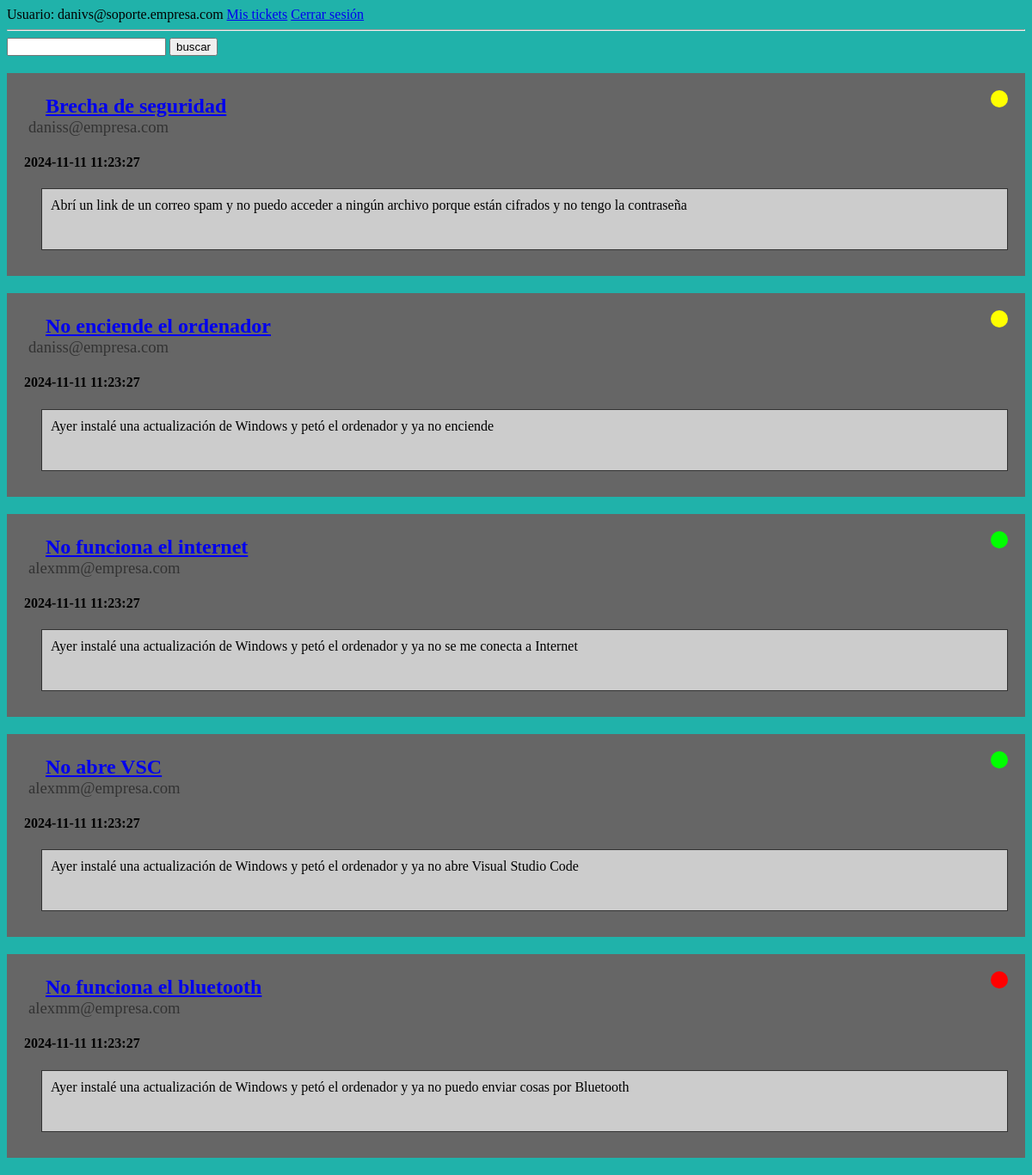
Screenshot of /ticket_list.php (signed in) with the database file from the repository.
### tables this page shows
CREATE TABLE Ticket (
	idTicket INT(10) PRIMARY KEY AUTO_INCREMENT,
    email VARCHAR(255),
    priority INT(1),
    subject VARCHAR(255),
    state INT(1),
    messBody TEXT,
    attachment LONGBLOB,
    sentDate TIMESTAMP DEFAULT CURRENT_TIMESTAMP,
    CONSTRAINT FOREIGN KEY(email) REFERENCES AppUser(email),
    CONSTRAINT FOREIGN KEY(priority) REFERENCES Priority(idPr),
    CONSTRAINT FOREIGN KEY(state) REFERENCES State(idState)
);

### func.php (the view, shortened to what this page needs)
<?php
function printSVG($state) {
    switch ($state) {
        case '1':
            echo '<svg><circle r="10" cx="10" cy="10" fill="lime"/></svg>';
            break;
        case '2':
            echo '<svg><circle r="10" cx="10" cy="10" fill="yellow"/></svg>';
            break;
        case '3':
            echo '<svg><circle r="10" cx="10" cy="10" fill="red"/></svg>';
            break;
    }
}
function printTickets(?int $id_ticket = -1) {
    require "conection.php";
    $bd = new PDO(
        "mysql:dbname=".$bd_config["bd_name"].";host=".$bd_config["ip"],
        $bd_config["user"],
        $bd_config["password"]
    );
    $select = 'SELECT idTicket, email, subject, messBody, state, sentDate FROM ticket WHERE 1 = 1';
    if ($id_ticket < 0) {
        $select = $select . " ORDER BY priority, sentDate";
    }
    $tickets = $bd->query($select);
    foreach ($tickets as $ticket) {
        echo    '<div class="ticket">';
        if (0 <= $id_ticket) {
            echo        '<h2> '.$ticket["subject"].' </h2>';
        }else{
            echo        '<h2> <a href="ticket.php?id='.$ticket["idTicket"].'">'.$ticket["subject"].'</a> </h2>';
        }
        echo        '<h3>'.$ticket["email"].'</h3>';
        echo        '<h4>'.$ticket["sentDate"].'</h4>';
        printSVG($ticket["state"]);
        echo        '<div>'.nl2br($ticket["messBody"]).'</div>';
            ?>
            <?php
        echo    '</div>';
    }
}

### ticket_list.php (shortened to what this page needs)
<!DOCTYPE html>
<html lang="en">
<head>
    <link rel="stylesheet" href="css/ticket_list.css">
</head>
<?php require_once "header.php"; ?>
<body>
    <?php
        require_once "func.php";
        ?>
        <form method="post">
            <input type="text" name="busqueda" value= <?php if ($_SERVER["REQUEST_METHOD"] == "POST" && isset($_POST["busqueda"])) {
                echo $_POST["busqueda"];
            } ?>>
            <input type="submit" value="buscar">
        </form>
        <?php
        printTickets();
    ?>
</body>
</html>

### header.php (shortened to what this page needs)
<header>
    <link rel="stylesheet" href="css/header.css">
    Usuario: <?= $_SESSION['email']?>
    <a href="ticket_list.php">Mis tickets</a>
    <a href="logout.php">Cerrar sesión</a>
    <hr>
</header>

### css/ticket_list.css (style rules this page uses)
body { background-color: #333; }
.ticket { background-color: #666; padding: 5px 0px 20px 20px; margin: 20px 0px; position: relative; }
.ticket h2 { margin-left: 5px; }
.ticket h3 { margin-left: 5px; margin-top: -20px; font-weight: normal; opacity: 0.5; }
.ticket svg { color: #ccc; width: 20px; height: 20px; position: absolute; top: 20px; right: 20px; }
.ticket div { background-color: #ccc; border: #333 solid 1px; min-height: 50px; padding: 10px; margin: 10px 20px; }
.ticket a { margin: 10px 20px; }

### css/header.css (style rules this page uses)
body { background-color: lightseagreen; }

### rows the page displays
ticket: subject "Brecha de seguridad", email "daniss@empresa.com", sentDate "2024-11-11 11:23:27", messBody "Abrí un link de un correo spam y no puedo acceder a ningún archivo porque están cifrados y no tengo la contraseña"
ticket: subject "No enciende el ordenador", email "daniss@empresa.com", sentDate "2024-11-11 11:23:27", messBody "Ayer instalé una actualización de Windows y petó el ordenador y ya no enciende"
ticket: subject "No funciona el internet", email "alexmm@empresa.com", sentDate "2024-11-11 11:23:27", messBody "Ayer instalé una actualización de Windows y petó el ordenador y ya no se me conecta a Internet"
ticket: subject "No abre VSC", email "alexmm@empresa.com", sentDate "2024-11-11 11:23:27", messBody "Ayer instalé una actualización de Windows y petó el ordenador y ya no abre Visual Studio Code"
ticket: subject "No funciona el bluetooth", email "alexmm@empresa.com", sentDate "2024-11-11 11:23:27", messBody "Ayer instalé una actualización de Windows y petó el ordenador y ya no puedo enviar cosas por Bluetooth"

### other values shown
$_SESSION['email'] "danivs@soporte.empresa.com"
